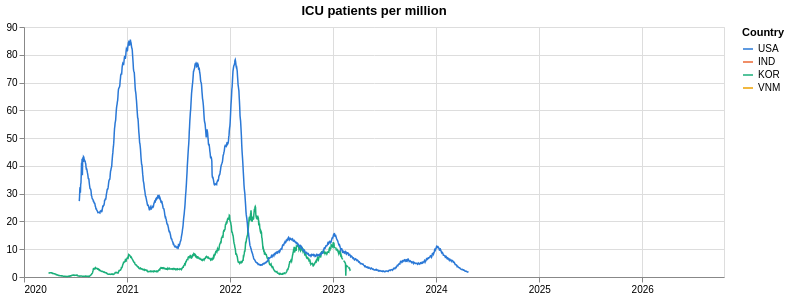

The code cell stored with this chart in its notebook:
### Code cell
df_icu_chart = df[['code', 'date', 'icu_patients_per_million']]
icu_chart = alt.Chart(df_icu_chart).mark_line(strokeWidth=1.5).encode(
        x=alt.X('date:T', title=None, axis=alt.Axis(format='%Y', tickCount='year')),
        y=alt.Y('icu_patients_per_million:Q', title=None),
        color=alt.Color('code:N',
                  scale=alt.Scale(domain=list(country_colors),
                                  range=list(country_colors.values())),
                  title='Country'),
    ).properties(title='ICU patients per million', width=700, height=250)

icu_chart

### Figure 1 — Vega-Lite specification as saved in the notebook (floating-point values rounded to 4 significant figures; data arrays with more than 128 entries replaced by an {"elided": "..."} marker saying what was removed)
{"config": {"view": {"continuousWidth": 300, "continuousHeight": 300}}, "data": {"name": "data-169bb92451160b14e9e9f49e4d7f8beb"}, "mark": {"type": "line", "strokeWidth": 1.5}, "encoding": {"color": {"field": "code", "scale": {"domain": ["USA", "IND", "KOR", "VNM"], "range": ["#2a78d6", "#eb6834", "#1baf7a", "#eda100"]}, "title": "Country", "type": "nominal"}, "x": {"axis": {"format": "%Y", "tickCount": "year"}, "field": "date", "title": null, "type": "temporal"}, "y": {"field": "icu_patients_per_million", "title": null, "type": "quantitative"}}, "height": 250, "title": "ICU patients per million", "width": 700, "$schema": "https://vega.github.io/schema/vega-lite/v5.20.1.json", "datasets": {"data-169bb92451160b14e9e9f49e4d7f8beb": {"elided": "9932 records"}}}
